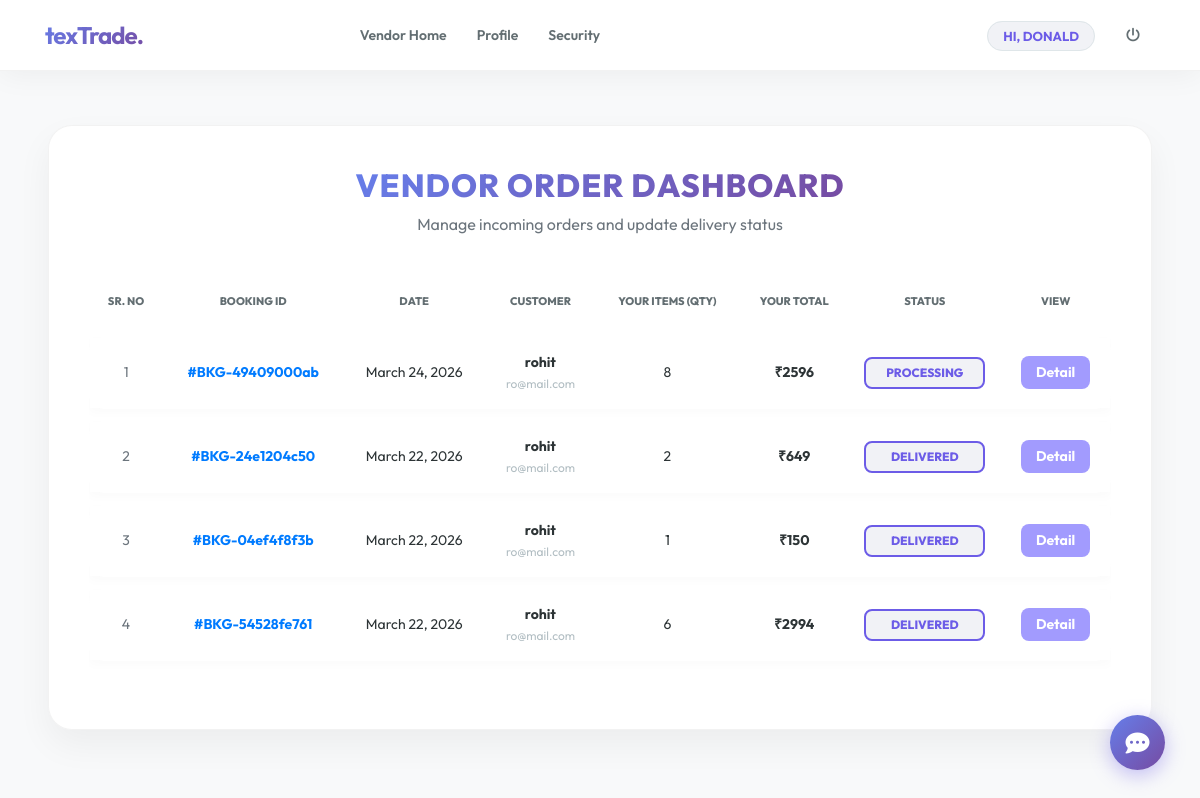
/view_orders_vendor (signed in), run on an earlier commit of the app's database.
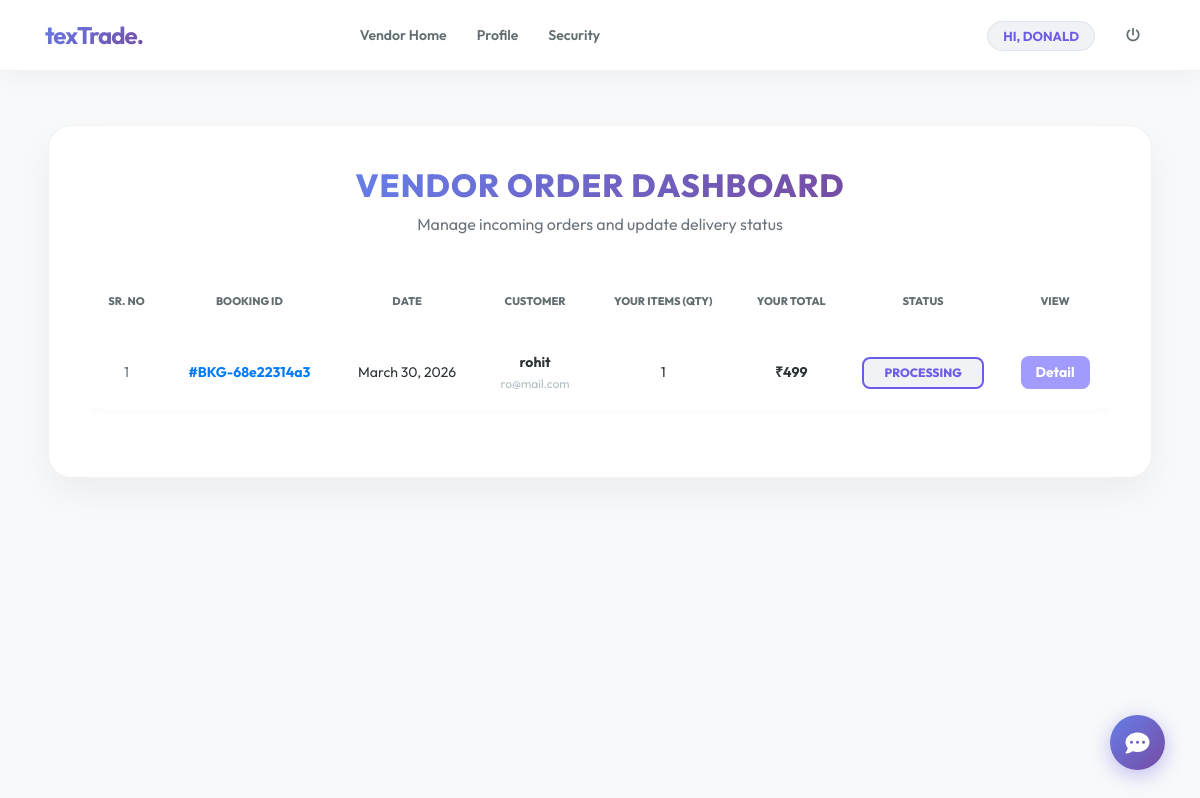
And on a later commit of the database.
### textiles/models.py (models this page shows, shortened)
class Booking(models.Model):
    id = models.AutoField(primary_key=True)
    status = models.CharField(max_length=30,null=True)
    profile = models.ForeignKey(Profile, on_delete=models.CASCADE, null=True)
    booking_id = models.CharField(max_length=200, unique=True, blank=True)
    book_date = models.CharField(max_length=30, null=True)
    total = models.IntegerField(null=True)
    payment = models.ForeignKey(Payment, on_delete=models.SET_NULL, null=True, blank=True )

class Profile(models.Model):
    id = models.AutoField(primary_key=True)
    user = models.OneToOneField(User, on_delete=models.CASCADE, null=True)
    dob = models.DateField(null=True)
    city = models.CharField(max_length=30, null=True)
    address = models.CharField(max_length=50, null=True)
    contact = models.CharField(max_length=10, null=True)
    image = models.FileField(upload_to='images/', null=True)
    role = models.CharField(
        max_length=20,
        choices=[('user', 'User'), ('vendor', 'Vendor'), ('admin', 'Admin')],
        default='user'
    )

### textiles/views.py (the view)
# urls.py: path('view_orders_vendor',view_orders_vendor,name="view_orders_vendor"),
def view_orders_vendor(request):
    if not request.user.is_authenticated:
        return redirect('login_vendor')
    vendor = Vendor.objects.get(user=request.user)
    item_vendor_q = Q(items__product__vendor=vendor)
    book = (
        Booking.objects.filter(item_vendor_q)
        .annotate(
            vendor_qty=Sum('items__quantity', filter=Q(items__product__vendor=vendor)),
            vendor_subtotal=Sum(
                F('items__product_price') * F('items__quantity'),
                filter=Q(items__product__vendor=vendor),
            ),
        )
        .order_by('-id')
    )
    cart = Cart.objects.filter(profile__user=request.user).count()
    d = {'book': book, 'num1': cart}
    return render(request, "view_orders_vendor.html", d)

### textiles/templates/view_orders_vendor.html (shortened to what this page needs)
{% extends 'navigation.html' %}
{% block body %}
<div class="container-fluid px-5">
    <div class="orders-vendor-container">
        <div class="page-header">
            <h2>Vendor Order Dashboard</h2>
            <p class="text-muted">Manage incoming orders and update delivery status</p>
        </div>
        <div class="table-responsive">
            <table class="table custom-table" id="myTable">
                <thead>
                    <tr>
                        <th>Sr. No</th>
                        <th>Booking ID</th>
                        <th>Date</th>
                        <th>Customer</th>
                        <th>Your items (qty)</th>
                        <th>Your total</th>
                        <th>Status</th>
                        <th>View</th>
                    </tr>
                </thead>
                <tbody>
                    {% for i in book %}
                    <tr>
                        <td class="text-muted">{{forloop.counter}}</td>
                        <td class="font-weight-bold text-primary">#{{i.booking_id}}</td>
                        <td class="small">{{i.book_date}}</td>
                        <td>
                            <span class="user-tag">{{i.profile.user.username}}</span>
                            <span class="email-tag">{{i.profile.user.email}}</span>
                        </td>
                        <td>{{i.vendor_qty}}</td>
                        <td class="font-weight-bold">₹{{i.vendor_subtotal}}</td>
                        <td>
                            <a href="{% url 'Edit_status_vendor' i.booking_id i.id %}">
                                <button class="btn-status">{{i.status}}</button>
                            </a>
                        </td>
                        <td>
                            <a href="{% url 'vendor_view_booking_detail' i.booking_id i.id i.profile.user.id %}">
                                <button class="btn-detail">Detail</button>
                            </a>
                        </td>
                    </tr>
                    {% endfor %}
                </tbody>
            </table>
        </div>
    </div>
</div>
{% endblock %}

What changed in the data, as far as the page shows it:
removed Booking: booking_id "BKG-49409000ab", book_date "March 24, 2026", profile.user.username "rohit", profile.user.email "ro@mail.com", vendor_qty "8", vendor_subtotal "2596", status "PROCESSING"
removed Booking: booking_id "BKG-24e1204c50", book_date "March 22, 2026", profile.user.username "rohit", profile.user.email "ro@mail.com", vendor_qty "2", vendor_subtotal "649", status "DELIVERED"
removed Booking: booking_id "BKG-04ef4f8f3b", book_date "March 22, 2026", profile.user.username "rohit", profile.user.email "ro@mail.com", vendor_qty "1", vendor_subtotal "150", status "DELIVERED"
removed Booking: booking_id "BKG-54528fe761", book_date "March 22, 2026", profile.user.username "rohit", profile.user.email "ro@mail.com", vendor_qty "6", vendor_subtotal "2994", status "DELIVERED"
added Booking: booking_id "BKG-68e22314a3", book_date "March 30, 2026", profile.user.username "rohit", profile.user.email "ro@mail.com", vendor_qty "1", vendor_subtotal "499", status "PROCESSING"
